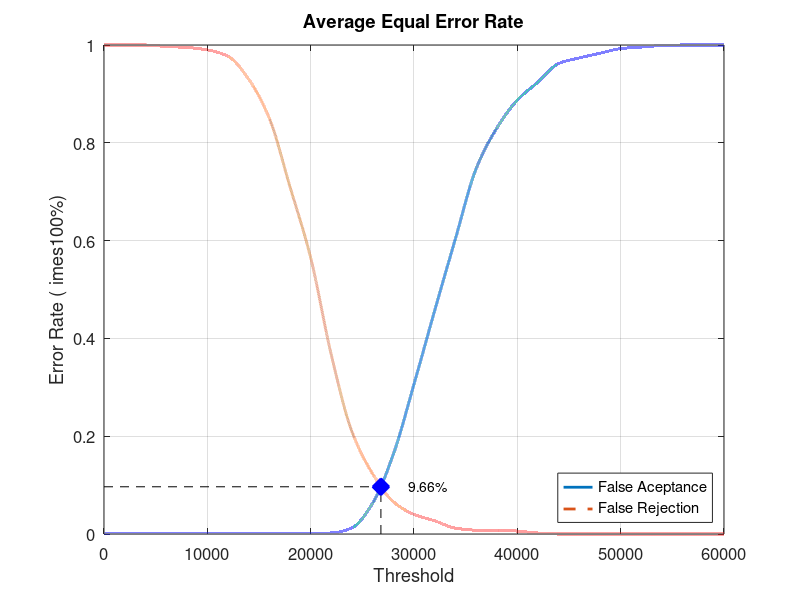
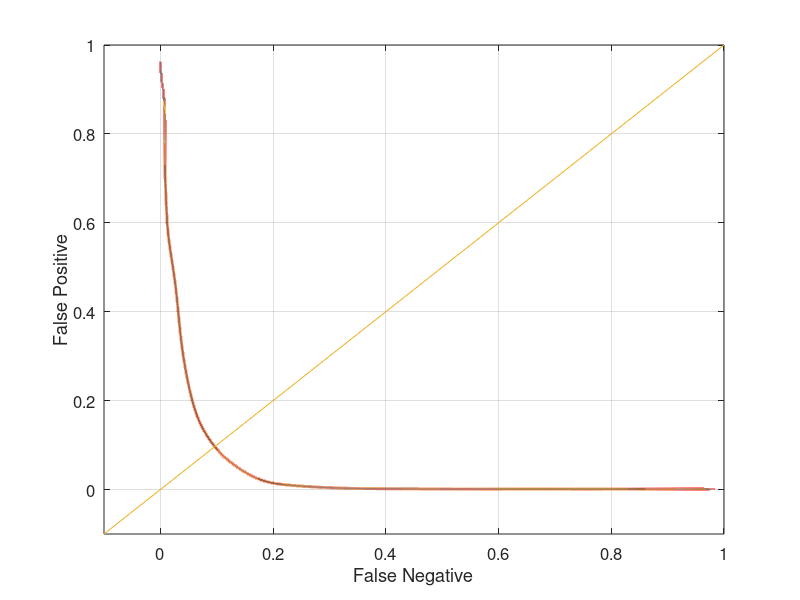

Write the MATLAB code that produced these figures, in order.
close all;
clear;
clc;
x = 0:2000:60000;
xq = 0:0.5:60000;

y0 = [0 0.00105263 0.00105263 0.00105263 0.00105263 0.00105263 0.00105263 0.00105263 0.00105263 0.00105263 0.00105263 0.00210526 0.0126316 0.0631579 0.163158 0.306316 0.456842 0.603158 0.746316 0.829474 0.887368 0.924211 0.962105 0.973684 0.983158 0.992632 0.995789 0.998947 1 1 1]
yy0 = interp1(x, y0, xq, 'pchip');
y1 = [1 1 1 0.997 0.995 0.99 0.977 0.93 0.85 0.71 0.565 0.366 0.209 0.123 0.066 0.04 0.027 0.012 0.008 0.008 0.006 0.002 0 0 0 0 0 0 0 0 0]
yy1 = interp1(x, y1, xq, 'pchip');

% Calculating EER: 
y2 = abs(y0 - y1);
find(y2 == min(y2))
yy2 = abs(yy0 - yy1);
xEER = find(yy2 == min(yy2));
xEERIndex = xq(xEER) % X-axis EER
yEER = yy0(xEER) % Y-axis EER

main = figure
plot(xq, yy0,'-','LineWidth', 2);	hold on
plot(xq, yy1,'--','LineWidth', 2);	hold on
plot([xEERIndex xEERIndex], [0 yEER], 'k--');	hold on
plot([0 xEERIndex], [yEER yEER], 'k--');	hold on
plot(xEERIndex, yEER, 'bx', 'LineWidth', 10);	hold on
text(xEERIndex + 10 * xEERIndex / 100, yEER, [num2str(round((10000 * yEER)) / 100) '%'])
legend('False Aceptance', 'False Rejection', 'Location', 'SouthEast')
xlabel('Threshold')
ylabel('Error Rate (	imes100%)')
title('Average Equal Error Rate')
set(gca, 'FontSize', 12)
axis([0 60000 0 1])
grid on

print(main, 'Database2AverageMain', '-dpng');
FNRxFPR = figure('Color', [1 1 1]);
plot(yy1, yy0, '-', yy1, yy0, 'LineWidth', 2);
hold on
y = -0.1:0.1:1
plot(y, y); 
set(gca, 'FontSize', 12)
xlabel('False Negative')
ylabel('False Positive')
axis([-0.1 1 -0.1 1])
set(gca, 'FontSize', 12)
grid on

print(FNRxFPR, 'Database2AverageFNRxFPR','-dpng');
